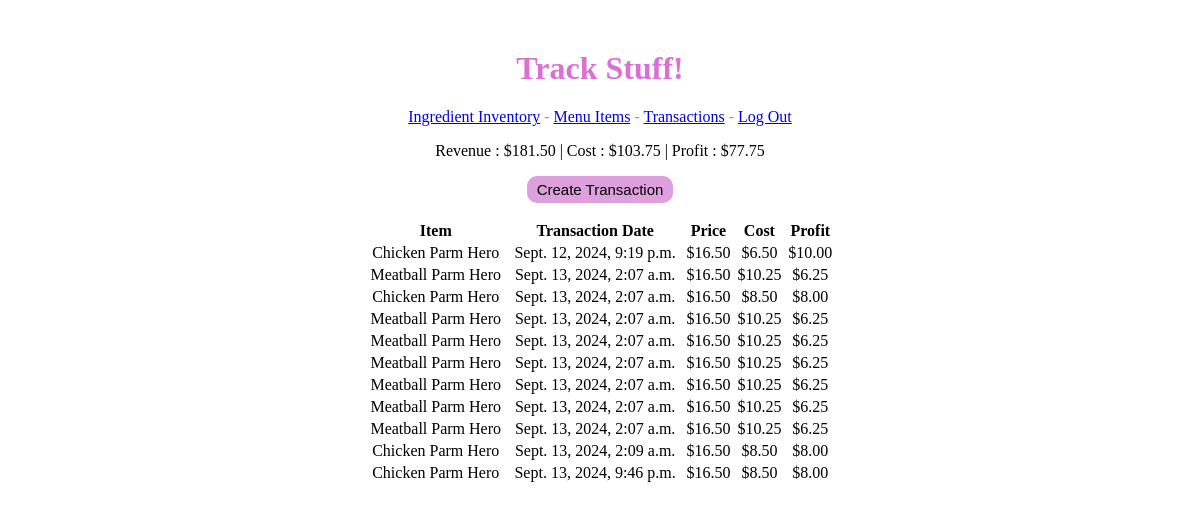
The page /purchases/ (signed in) on the database its author committed.
### inventory/models.py (models this page shows, shortened)
class Purchase(models.Model):
    date = models.DateTimeField(auto_now=True)
    menu_item = models.ForeignKey(MenuItem, null=True, on_delete=models.SET_NULL)
    price = models.DecimalField(max_digits=10, decimal_places=2, blank=True, null=True)
    cost = models.DecimalField(max_digits=10, decimal_places=2, blank=True, null=True)
    profit = models.DecimalField(max_digits=10, decimal_places=2, blank=True, null=True)

class MenuItem(models.Model):
    name = models.CharField(max_length=70)
    price = models.DecimalField(max_digits=10, decimal_places=2)
    def __str__(self):
        return self.name

### inventory/views.py (the view)
# urls.py: path("purchases/", views.PurchaseList.as_view(), name='purchase_list'),
class PurchaseList(LoginRequiredMixin, ListView):
    model = Purchase
    template_name = 'inventory/purchase_list.html'
    def get_context_data(self):
        total_profit = Purchase.objects.aggregate(profit=Sum('profit')) # aggregate returns dict_key=Sum('Key in Model')
        total_cost = Purchase.objects.aggregate(cost=Sum('cost'))
        total_revenue = Purchase.objects.aggregate(price=Sum('price'))
        context = super().get_context_data()
        try:
            context['total_profit'] = round(total_profit['profit'], 2) #Retrieve the total profit value from profit key in total_profit dict
            context['total_cost'] = round(total_cost['cost'],2)
            context['total_revenue'] = round(total_revenue['price'],2)
        except:
            context['total_profit'] = '0.00' # Return 0.00 if no values for round() ---> crashes otherwise
            context['total_cost'] = '0.00'
            context['total_revenue'] = '0.00'
        return context

### inventory/templates/inventory/purchase_list.html
{% extends 'inventory/base.html' %}
{% load static %}
{% block head %}
    <link rel="stylesheet" href="{% static 'inventory/style.css' %}">
{% endblock %}
{% block content %}
    <p>Revenue : ${{total_revenue}} | Cost : ${{total_cost}} | Profit : ${{total_profit}}</p>
    <p><a href="{% url 'purchase_create' %}"><button class="Submit">Create Transaction</button></a></p>
    <table style="margin:0px auto; width: 40%">
        <tr><th>Item</th><th>Transaction Date</th><th>Price</th><th>Cost</th><th>Profit</th></tr>
        {% for purchase in object_list %}
        <tr><td>{{purchase.menu_item}}</td><td>{{purchase.date}}</td><td>${{purchase.price}}</td>
        <td>${{purchase.cost}}</td><td>${{purchase.profit}}</td></tr>
        {% endfor %}
    </table>
{% endblock %}

### inventory/static/inventory/style.css (style rules this page uses)
button[class='Submit'] { background-color: plum; text-align: center; padding: 5px 10px; font-size: 15px; border: none; border-radius: 10px; cursor: pointer }

### inventory/templates/inventory/base.html (style rules this page uses)
body { text-align: center; margin-top:50px }

### rows shown on the page
Purchase: menu_item "Chicken Parm Hero", date "Sept. 12, 2024, 9:19 p.m.", price "16.50", cost "6.50", profit "10.00"
Purchase: menu_item "Meatball Parm Hero", date "Sept. 13, 2024, 2:07 a.m.", price "16.50", cost "10.25", profit "6.25"
Purchase: menu_item "Chicken Parm Hero", date "Sept. 13, 2024, 2:07 a.m.", price "16.50", cost "8.50", profit "8.00"
Purchase: menu_item "Meatball Parm Hero", date "Sept. 13, 2024, 2:07 a.m.", price "16.50", cost "10.25", profit "6.25"
Purchase: menu_item "Meatball Parm Hero", date "Sept. 13, 2024, 2:07 a.m.", price "16.50", cost "10.25", profit "6.25"
Purchase: menu_item "Meatball Parm Hero", date "Sept. 13, 2024, 2:07 a.m.", price "16.50", cost "10.25", profit "6.25"
Purchase: menu_item "Meatball Parm Hero", date "Sept. 13, 2024, 2:07 a.m.", price "16.50", cost "10.25", profit "6.25"
Purchase: menu_item "Meatball Parm Hero", date "Sept. 13, 2024, 2:07 a.m.", price "16.50", cost "10.25", profit "6.25"
Purchase: menu_item "Meatball Parm Hero", date "Sept. 13, 2024, 2:07 a.m.", price "16.50", cost "10.25", profit "6.25"
Purchase: menu_item "Chicken Parm Hero", date "Sept. 13, 2024, 2:09 a.m.", price "16.50", cost "8.50", profit "8.00"
Purchase: menu_item "Chicken Parm Hero", date "Sept. 13, 2024, 9:46 p.m.", price "16.50", cost "8.50", profit "8.00"

### other values the page prints
{{ total_revenue }} "181.50"
{{ total_cost }} "103.75"
{{ total_profit }} "77.75"
